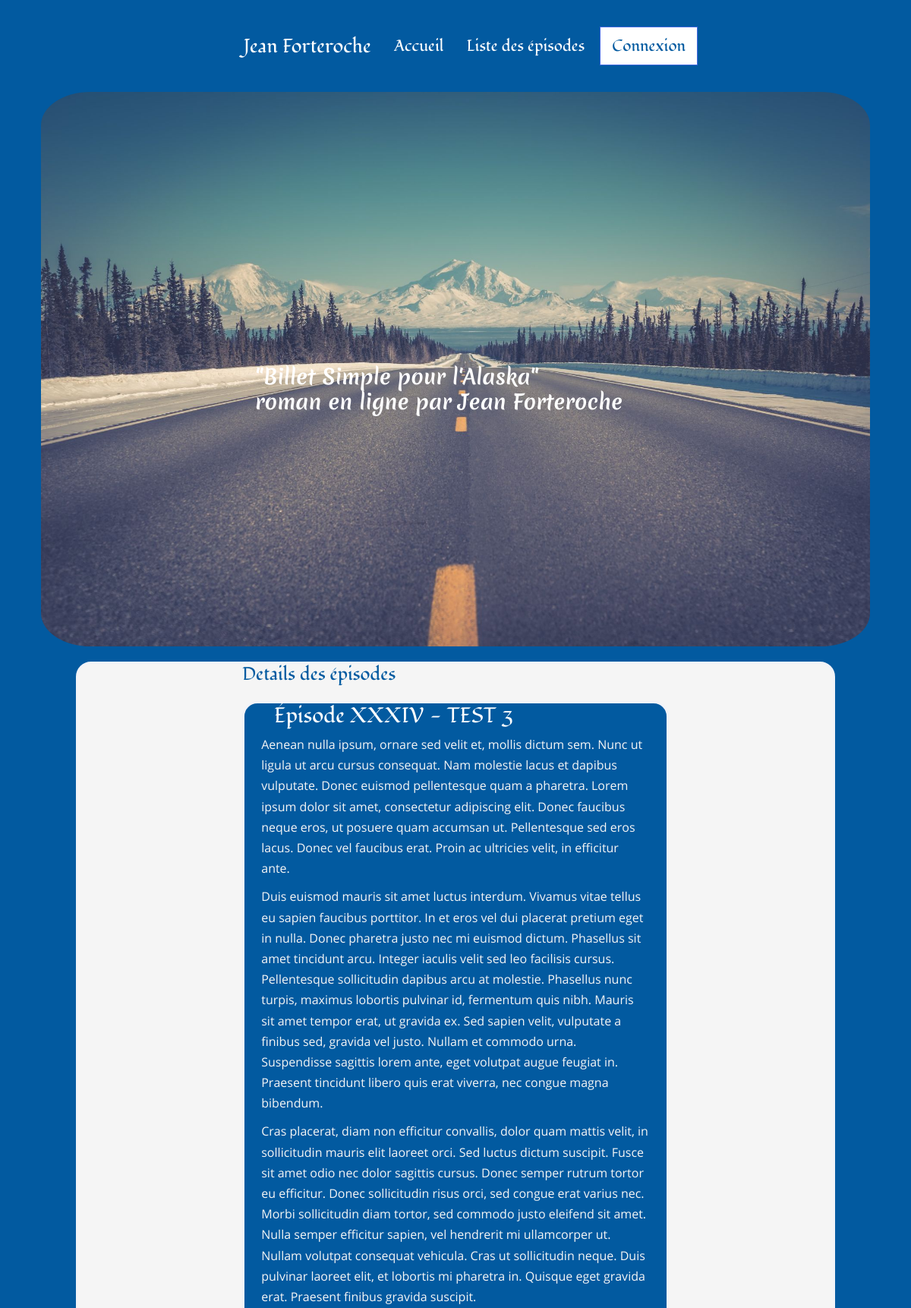
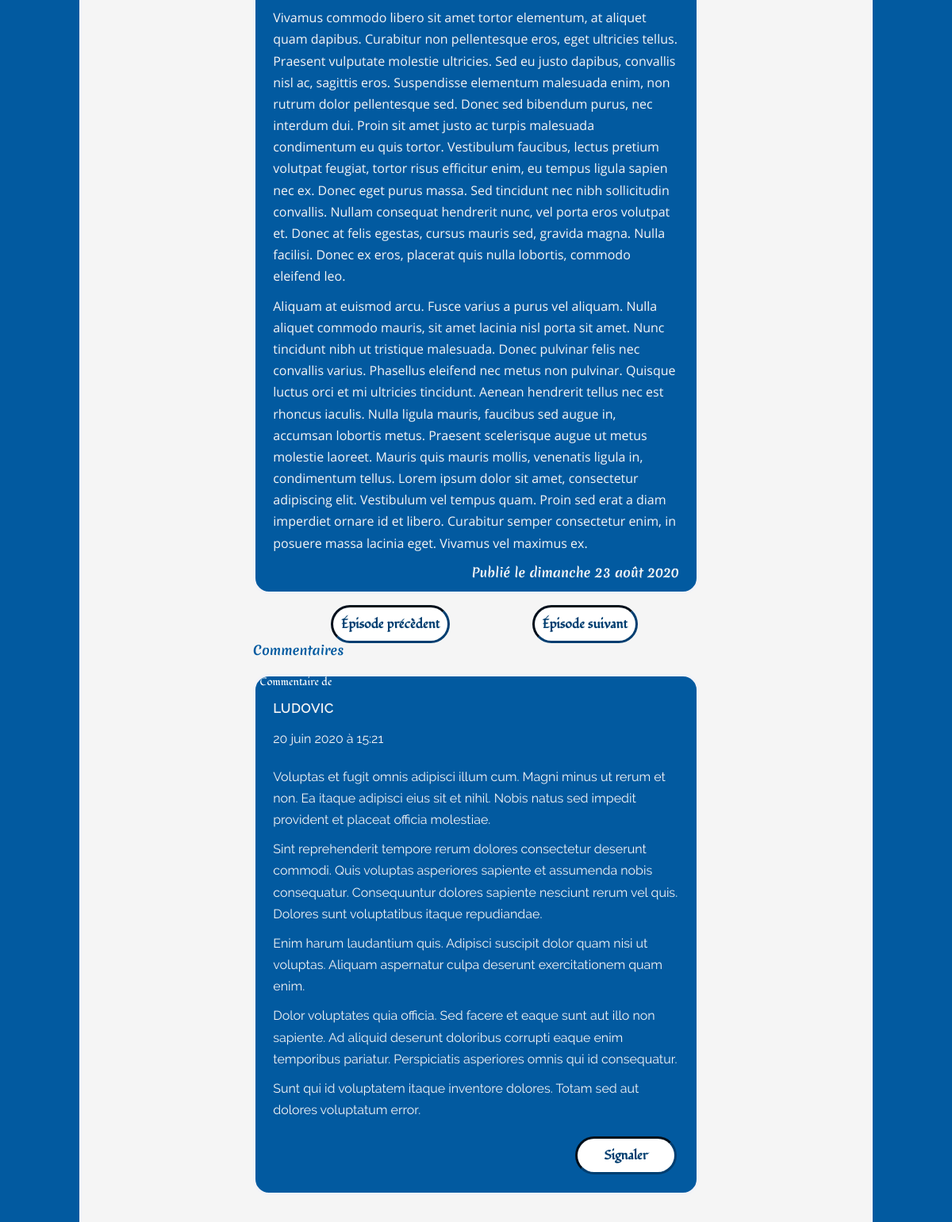
The page /index.php?action=detailOfPost&id=34 (upper part) on the database its author committed (2 pictures, top to bottom).
### tables this page shows
CREATE TABLE IF NOT EXISTS `Posts` (
  `id` int(11) NOT NULL AUTO_INCREMENT,
  `chapter` SMALLINT(1) UNSIGNED NOT NULL,
  `title` varchar(255) NOT NULL,
  `introduction` text NOT NULL,
  `content` text NOT NULL,
  `post_date` datetime NOT NULL,
  `draft` int(3) NOT NULL DEFAULT 0,
  `publish` int(3) NOT NULL DEFAULT 0,
  PRIMARY KEY (`id`)
);

CREATE TABLE IF NOT EXISTS `Comments` (
  `id` int(11) NOT NULL AUTO_INCREMENT,
  `pseudo` varchar(255) NOT NULL,
  `comment` text NOT NULL,
  `comment_date` datetime NOT NULL,
  `post_id` int(11) NOT NULL,
  `reported` int(3) NOT NULL DEFAULT 0,
  `approved` int(3) NOT NULL DEFAULT 0,
  PRIMARY KEY (`id`),
  CONSTRAINT `fk_posts_id` FOREIGN KEY (`post_id`) REFERENCES `Posts`(`id`) ON DELETE CASCADE
);

### src/View/View.php (called while the page is built, shortened)
<?php
class View
{
    public function render(array $data, string $origin): void
    {
        require_once "..\\templates\\${origin}\\${data['template']}.html.php";
        require_once "..\\templates\\${origin}\\layout.html.php";
    }
}

### src/Controller/Frontoffice/PostController.php (called while the page is built, shortened)
<?php
class PostController
{
    private PostManager $postManager;
    private CommentManager $commentManager;
    private View $view;
    public function __construct(PostManager $postManager, CommentManager $commentManager, View $view)
    {
        $this->postManager = $postManager;
        $this->commentManager = $commentManager;
        $this->view = $view;
    }
    public function displayDetailOfPost(int $postId): void
    {
        $dataPost = $this->postManager->getPost($postId);
        $dataComments = $this->commentManager->getComments($postId);
        $previousPost = $this->postManager->previousPost($postId);
        $nextPost = $this->postManager->nextPost($postId);
        $this->view->render(['template' => 'detailofpost', 'post' => $dataPost, 'allcomment' => $dataComments, 'previouspost' => $previousPost, 'nextpost'=> $nextPost], 'frontoffice');
    }
}

### public/index.php (called while the page is built, shortened)
<?php
$router = new Router();
$router->run();

### src/Model/PostManager.php (called while the page is built, shortened)
<?php
class PostManager
{
    private $database;
    public function __construct(Database $database)
    {
        $this->database = $database->getPdo();
    }
    public function getPost(int $postId): ?array
    {
        $request = $this->database->prepare('SET lc_time_names = \'fr_FR\';');
        $request->execute();
        $request = $this->database->prepare('SELECT id, chapter, title, content, CONCAT_WS(\' \', \'le\', DAYNAME(post_date), DAY(post_date), MONTHNAME(post_date), YEAR(post_date)) AS post_date_fr FROM posts WHERE id = :id');
        $request->execute(['id' => $postId]);
        return $request->fetch();
    }
}

### src/Service/Database.php (called while the page is built, shortened)
<?php
class Database
{
    private $database;
    public function __construct()
    {
        $this->database = new \PDO('mysql:host=localhost;dbname=openclassrooms_project4;port=3306;charset=utf8mb4', 'root', 'vFaGsjLk8WpkQtxYJ8XZXAf690shjBzW', [
            \PDO::ATTR_ERRMODE => \PDO::ERRMODE_EXCEPTION,
            \PDO::ATTR_DEFAULT_FETCH_MODE => \PDO::FETCH_ASSOC
        ]);
    }
    public function getPdo(): \PDO
    {
        return $this->database;
    }
}

### src/Model/commentManager.php (called while the page is built, shortened)
<?php
class CommentManager
{
    private $database;
    public function __construct(Database $database)
    {
        $this->database = $database->getPdo();
    }
    public function getComments(int $postId): ?array
    {
        $request = $this->database->prepare('SET lc_time_names = \'fr_FR\';');
        $request->execute();
        $request = $this->database->prepare('SELECT id, pseudo, comment, DATE_FORMAT(comment_date, \'%e %M %Y à %H:%i\') AS comment_date_fr, post_id, reported, approved FROM comments WHERE post_id = :post_id ORDER BY comment_date DESC');
        $request->bindValue(':post_id', $postId, \PDO::PARAM_INT);
        $request->execute();
        return $request->fetchAll();
    }
}

### templates/frontoffice/detailofpost.html.php (the view, shortened to what this page needs)
<?php if ($data['post'] === null): ?>
    <section>
        <p class="pError">Erreur : l'affichage des épisodes et ses commentaires associés de Details des épisodes n'est pas possible !</p>
    </section>
<?php elseif ($data['post'] !== null): ?>
    <section class="sectionDisplayEpisode">
        <h2>Details des épisodes</h2>
        <article>
            <h3>Épisode <?=$data['post']['title']?></h3>
            <?=$data['post']['content']?>
            <p class="pCreatedAt">Publié <?=$data['post']['post_date_fr']?></p>
        </article>
        <?php if ($data['previouspost'] !== null): ?>
            <a href="index.php?action=detailOfPost&amp;id=<?=$data['previouspost']?>" class="linkPreviousPost">Épisode précèdent</a>
        <?php endif; ?>
        <?php if ($data['nextpost'] !== null): ?>
            <a href="index.php?action=detailOfPost&amp;id=<?=$data['nextpost']?>" class="linkNextPost">Épisode suivant</a>
        <?php endif; ?>
    </section>
    <?php if ($data['allcomment'] === null): ?>
        <section>
            <p class="pError">Erreur : l'affichage des commentaires de Details des épisodes n'est pas possible !</p>
        </section>
    <?php elseif($data['allcomment'] !== null): ?>
        <section class="sectionDisplayComments">
            <h4 class="sectionH4TitleComments">Commentaires</h4>
            <?php foreach($data['allcomment'] as $post): ?>
            <article>
                <?php if ((int)$post['reported']===1): ?>
                    <h5>Commentaire de </h5>
                    <p class="pPseudoComments"><?=$post['pseudo']?></p>
                    <p class="pDateComments"><?=$post['comment_date_fr']?> </p>
                    <p class="pReportComments">Ce commentaire a été signalé</p>
                <?php else: ?>
                    <h5>Commentaire de </h5>
                    <p class="pPseudoComments"><?=$post['pseudo']?></p>
                    <p class="pDateComments"><?=$post['comment_date_fr']?> </p>
                    <p><?=$post['comment']?><p>
                    <div class="buttonReport">
                        <a href="index.php?action=reported&amp;commentid=<?=$post['id']?>&amp;id=<?=$post['post_id']?>" class="linkToTheReportOfThePostComment">Signaler</a>
                    </div>
                <?php endif; ?>
            </article>
            <?php endforeach; ?>
        </section>
    <?php endif; ?>
<?php endif; ?>

### public/css/style.css (style rules this page uses)
html { font-size: 100%; font-family: 'merienda_oneregular', Arial, sans-serif, serif; font-weight: 400; color: #FFF; box-sizing: border-box; }
*, *::before, *::after { box-sizing: inherit; }
html, body { margin:0; padding:0; }
body { font-size: 1rem; background-color: #025AA0; display: flex; flex-direction: column; align-items: center; }
a { color: white; text-decoration: none; }
section h2 { font-family: 'fondamentoregular', Arial, sans-serif, serif; }
article { display: flex; flex-direction: column; margin-top: 20px; color: whitesmoke; border: 3px solid rgb(242, 243, 248); border-radius: 20px; background-color: #025AA0; }
article:last-child { margin-bottom: 20px; }
article h3, article h4, article h5 { color: #FFF; padding-left: 7%; font-family: 'fondamentoregular', Arial, sans-serif, serif; }
article h5 { margin-bottom: 0; padding-left: 1%; }
p { line-height: 1.7; padding: 0 4%; margin-top: 0; margin-bottom: 10px; font-family: 'open_sansregular'; }
.pCreatedAt { font-family: 'merienda_oneregular', Arial, sans-serif, serif; text-align: end; }
.sectionDisplayComments p { font-family: 'ralewayregular','open_sansregular', sans-serif; }
.pPseudoComments { text-transform: uppercase; letter-spacing: 1px; margin-top: 11px; margin-bottom: 11px; font-weight: 600; }
.pDateComments { color: #F5F5F5; }
.buttonReport { display:inline-flex; width: 100%; }
.linkToTheRestOfThePost, .linkReadTheEntireEpisode, .inputTypeSubmitPublishComment, .linkToTheReportOfThePostComment, .inputTypeSubmitValidateLogin, .inputTypeSubmitRenewPassword , .inputTypeSubmitChangePassword, .inputTypeSubmitSaveDraft, .inputTypeSubmitPreview, .inputTypeSubmitPublish, .homeTab, .myProfileTab, .episodeListTab, .createAnEpisodeTab, .commentsTab, .logoutTab { width: 8rem; text-align: center; transition: border 1.3s ease, background-color 1.3s ease, color 0.7s ease; background-color: #FFF; color: #013E70; border: inset #013E70; border-radius: 2em; padding: 10px 10px; font-weight: 600; font-family: 'fondamentoregular', Arial, sans-serif, serif; margin-left: 4.5%; margin-bottom: 4%; align-self: flex-start; }
.linkToTheReportOfThePostComment { margin-left: 72.5%; }
.linkPreviousPost, .linkNextPost { display: inline-flex; text-align: center; transition: border 1.3s ease, background-color 1.3s ease, color 0.7s ease; background-color: #FFF; color: #013E70; border: inset #013E70; border-radius: 2em; padding: 10px 10px; font-weight: 600; font-family: 'fondamentoregular', Arial, sans-serif, serif; margin-top: 2.5%; margin-left: 17.5%; }
h1, h2, h3, h4, h5, h6 { margin-top: 0; margin-bottom: .5rem; }
.h1, .h2, .h3, .h4, .h5, .h6, h1, h2, h3, h4, h5, h6 { margin-bottom: .5rem; font-weight: 500; line-height: 1.2; }
.h3, h3 { font-size: 1.75rem; }
@media all and (min-width: 600px) and (min-resolution: 1dppx) { p { width: 556px; } }
@media all and (min-width: 1024px) and (min-resolution: 1dppx) { section h2, .sectionH4TitleComments,.pControlPanelPage, .pError { color: #025AA0; } }

### rows shown on the page
posts: title "XXXIV - TEST 3", content "Aenean nulla ipsum, ornare sed velit et, mollis dictum sem. Nunc ut ligula ut arcu cursus consequat. Nam molestie lacus et dapibus vulputate. Donec euismod pellentesque quam a pharetra. Lorem ipsum dolor sit amet, consectetur adipiscing elit. Donec faucibus neque eros, ut posuere quam accumsan ut. Pellentesque sed eros lacus. Donec vel faucibus erat. Proin ac ultricies velit, in efficitur ante. Duis euismod mauris sit amet luctus interdum. Vivamus vitae tellus eu sapien faucibus porttitor. In et eros vel dui placerat pretium eget in nulla. Donec pharetra justo nec mi euismod dictum. Phasellus sit amet tincidunt arcu. Integer iaculis velit sed leo facilisis cursus. Pellentesque sollicitudin…"
comments: pseudo "LUDOVIC", comment_date_fr "20 juin 2020 à 15:21", comment "Voluptas et fugit omnis adipisci illum cum. Magni minus ut rerum et non. Ea itaque adipisci eius sit et nihil. Nobis natus sed impedit provident et placeat officia molestiae. Sint reprehenderit tempore rerum dolores consectetur deserunt commodi. Quis voluptas asperiores sapiente et assumenda nobis consequatur. Consequuntur dolores sapiente nesciunt rerum vel quis. Dolores sunt voluptatibus itaque repudiandae. Enim harum laudantium quis. Adipisci suscipit dolor quam nisi ut voluptas. Aliquam aspernatur culpa deserunt exercitationem quam enim. Dolor voluptates quia officia. Sed facere et eaque sunt aut illo non sapiente. Ad aliquid deserunt doloribus corrupti eaque enim temporibus pariatur.…"

### other values the page prints
$data['post']['post_date_fr'] "le dimanche 23 août 2020"
